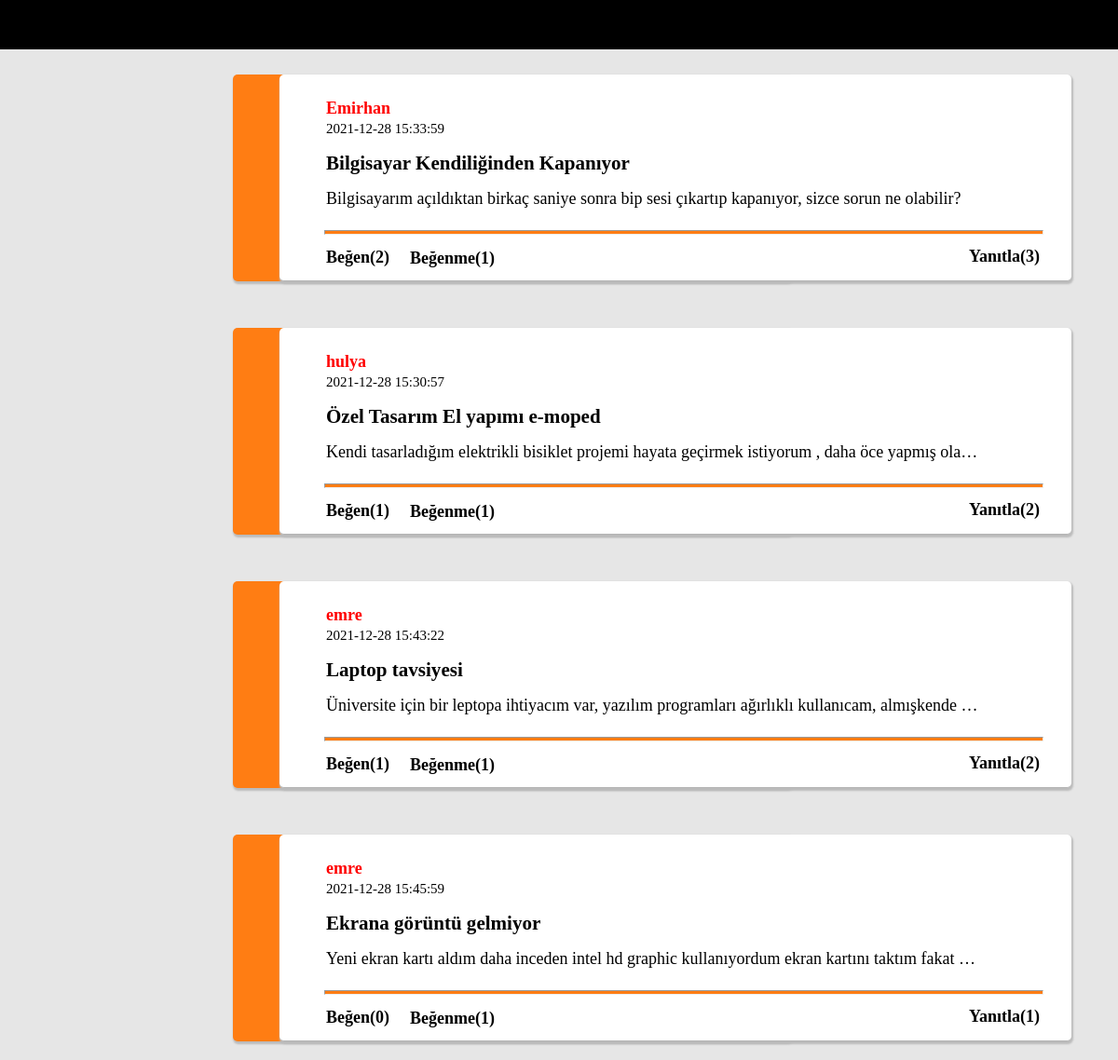
Page /project-3/Home.php?category=Teknoloji (signed in) on the committed database.
### tables this page shows
CREATE TABLE `questions` (
  `q_id` int NOT NULL,
  `q_title` varchar(100) NOT NULL,
  `question` text NOT NULL,
  `category` enum('Teknoloji','Ev/Yaşam','Spor','Sağlık') NOT NULL,
  `d_date` datetime DEFAULT CURRENT_TIMESTAMP,
  `q_username` varchar(100) NOT NULL,
  `user_id` int NOT NULL
);

### project-3/Home.php (the view, shortened to what this page needs)
<!DOCTYPE html>
<html lang="en">
<head>
    <link rel="stylesheet" href="soru2.css">
    <link rel="stylesheet" href="anasayfa2.css">
</head>
<body>
<?php
include 'config.php';
$cate2 = $_GET['category'];
$sql = "SELECT questions.*, count(likes.q_id) as like_count from questions left join likes on questions.q_id=likes.q_id  where questions.category like '$cate2' AND likes.type<2 group by questions.q_id order by like_count DESC";
$result = mysqli_query($conn,$sql);
$num_rows = mysqli_num_rows($result);
$urlal=$_SERVER['REQUEST_URI'];
if(isset($_SESSION['username'])){
    echo "<ul class='liste'>";
        echo "<li style='margin-left:20px;'><a href='q-insert-form.php?url=$urlal'>Soru Ekle</a></li>";
        echo "<li style='margin-left:20px;'><a href='Home.php'>Tüm sorular</a></li>";
        echo "<li><a href='Home.php?category=Teknoloji'>Teknoloji</a></li>";
        echo "<li><a href='Home.php?category=Ev/Yaşam'>Ev/Yaşam</a></li>";
        echo "<li><a href='Home.php?category=Spor'>Spor</a></li>";
        echo "<li><a href='Home.php?category=Sağlık'>Sağlık</a></li>";
        echo "<li style='float:right; margin-right:20px;'><a href='logout.php'>Çıkış Yap</a></li>";
    echo "</ul>";
}
else{
    echo '<p>Ana Sayfaya Ulaşmak İçin Giriş Yapınız</p>';
    echo '<p><a href="login.php">Giriş</a></p>';
}
?>
<?php
if( ( $cate2 == 'Teknoloji' ) || ( $cate2== 'Ev/Yaşam' ) || ($cate2 == 'Spor' ) || ($cate2 == 'Sağlık' )){
    $user_id = $_SESSION['user_id'];
    if($num_rows > 0){
        while($row = mysqli_fetch_assoc($result)){
            $q_id = $row['q_id'];
            echo "<div class='box1'>";
                    echo "<a href='q-page.php?q_id=$q_id&user_id=$user_id'>";
                        echo '<div class="some">';
                            echo "<h4 id='box3'>".$row['q_username']. "</h4>";
                            echo "<small id='box2'>".$row['d_date']."</small>";  echo "</br>";
                            echo "<h3 id='baslik'>".$row['q_title']."</h3>";
                            echo "<p id='soruyer'>".$row['question']."</p>";
                            $sql2 = "SELECT COUNT(*) as count FROM likes WHERE q_id = $q_id AND type=1";
                            $result2 = mysqli_query($conn,$sql2);
                            $row2 = mysqli_fetch_assoc($result2);
                            $like = $row2['count'];
                            echo "<hr class='cizgi'>";
                            $sql3 =  "SELECT * FROM likes WHERE q_id = $q_id AND user_id=$user_id AND type=1";
                            $result3 = mysqli_query($conn,$sql3);
                            $num_rows3 = mysqli_num_rows($result3);
                            if($num_rows3 > 0){
                                echo "<p class='begen'>";
                                echo "<a class='link' href='likes-delete.php?q_id=$q_id&user_id=$user_id&url=$urlal'>Beğen($like)</a>";
                                echo "</p>";
                            }else{
                                echo "<p class='begen'>";
                                echo"<a class='link' href='q-like.php?q_id=$q_id&user_id=$user_id&url=$urlal'>Beğen($like)</a>";
                                echo "</p>";
                            }
                            $sql4 = "SELECT COUNT(*) as count FROM likes WHERE q_id = $q_id AND type=2";
                            $result4 = mysqli_query($conn,$sql4);
                            $row4 = mysqli_fetch_assoc($result4);
                            $dislike = $row4['count'];
                            $sql5 =  "SELECT * FROM likes WHERE q_id = $q_id AND user_id=$user_id AND type=2";
                            $result5 = mysqli_query($conn,$sql5);
                            $num_rows5 = mysqli_num_rows($result5);
                            if($num_rows5 > 0){
                                echo "<p class='begenme'>";
                                echo "<a class='link' href='likes-delete.php?q_id=$q_id&user_id=$user_id&url=$urlal'>Beğenme($dislike)</a>";
                                echo "</p>";
                            }else{
                                echo "<p class='begenme'>";
                                echo "<a class='link' href='q-dislike.php?q_id=$q_id&user_id=$user_id&url=$urlal'>Beğenme($dislike)</a>";
                                echo "</p>";
                            }
                            $sql47 = "SELECT COUNT(*) as count FROM comment WHERE que_id = $q_id ;";
                            $result47 = mysqli_query($conn,$sql47);
                            $row47 = mysqli_fetch_assoc($result47);
                            $yanıt_say = $row47['count'];
                            $sql7="SELECT q_id from questions WHERE q_id=$q_id ";
                            $result7 = mysqli_query($conn,$sql7);
                            $num_rows7 = mysqli_num_rows($result7);
                            if($num_rows7 > 0){
                                echo "<p class='yanıtla'>";
                                echo"<a class='link' href='q-page.php?q_id=$q_id&user_id=$user_id'>Yanıtla($yanıt_say)</a>";
                                echo "</p>";
                            }
                        echo '</div>';
                    echo '</a>';
            echo '</div>';
         }
    }
}
?>

### project-3/soru2.css (style rules this page uses)
body { background-color:rgb(230, 230, 230); }
.some { width: 800px; margin: 50px; padding-left: 50px; border: 1px solid #333; border-color:rgb(180, 180, 180) ; background-color:rgb(255, 255, 255); border-left: none; border-right: none; border-top:none; padding-top: 2px; border-radius: 5px; box-shadow: 1px 2px 2px 1px rgb(187, 187, 187); font-size: 18px; }
.box1 { position: relative; top: 30px; bottom: 10px; margin-left: 250px; margin-top: 0px; margin-bottom: 0px; width: 600px; background-color: rgb(255, 125, 19); border-radius: 5px; box-shadow: 1px 2px 2px 1px rgb(187, 187, 187); }
.link { color: inherit; text-decoration: none; font-weight: bolder; }
li { float: left; }
#box2 { bottom: 50px; padding: 0; margin: 0; color: inherit; text-decoration: none; }
#box3 { color:rgb(255, 0, 0); margin-bottom: 0px; }
#baslik { width: 600px; overflow: hidden; white-space:pre; text-overflow: ellipsis; margin-top: 15px; margin-bottom: 0px; color: inherit; text-decoration: none; }
#soruyer { margin-top: 15px; width: 700px; overflow: hidden; white-space:pre; text-overflow: ellipsis; color: inherit; text-decoration: none; }
a:link { text-decoration: none; color: inherit; }
.begen { z-index: 0; position: relative; margin-top: 0px; margin-bottom: 0px; margin-right: 0px; top: 10px; width: 0px; }
.begenme { z-index: 0; position: relative; margin-top: 0px; margin-bottom: 0px; margin-right: 0px; bottom: 10px; left: 90px; width: 0px; height: 3px; }
.yanıtla { z-index: 0; position: relative; margin:0px; bottom: 15px; left:690px; width: 50px; }
.cizgi { color:rgb(255, 125, 19); height: 3px; background-color: rgb(255, 125, 19); width: 770px; position: relative; right: 16px; top: 5px; }

### project-3/anasayfa2.css (style rules this page uses)
body { margin: 0; }
.link { color: inherit; text-decoration: none; }
.liste { list-style-type: none ; color: inherit; text-decoration: none; margin: 0 auto; padding: 0; overflow: hidden; background-color: rgb(0, 0, 0); opacity: none; position: fixed; top: 0; width: 100%; z-index: 1; }
li { float: left; }
li a { color: white; padding: 16px 16px; display: block; text-decoration: none; font-size: 18px; font-family:'Trebuchet MS', 'Lucida Sans Unicode', 'Lucida Grande', 'Lucida Sans', Arial, sans-serif; }

### rows in the picture
questions: q_username "Emirhan", d_date "2021-12-28 15:33:59", q_title "Bilgisayar Kendiliğinden Kapanıyor", question "Bilgisayarım açıldıktan birkaç saniye sonra bip sesi çıkartıp kapanıyor, sizce sorun ne olabilir?", like "2", dislike "1", yanıt_say "3"
questions: q_username "hulya", d_date "2021-12-28 15:30:57", q_title "Özel Tasarım El yapımı e-moped", question "Kendi tasarladığım elektrikli bisiklet projemi hayata geçirmek istiyorum , daha öce yapmış ola…", like "1", dislike "1", yanıt_say "2"
questions: q_username "emre", d_date "2021-12-28 15:43:22", q_title "Laptop tavsiyesi", question "Üniversite için bir leptopa ihtiyacım var, yazılım programları ağırlıklı kullanıcam, almışkende…", like "1", dislike "1", yanıt_say "2"
questions: q_username "emre", d_date "2021-12-28 15:45:59", q_title "Ekrana görüntü gelmiyor", question "Yeni ekran kartı aldım daha inceden intel hd graphic kullanıyordum ekran kartını taktım fakat…", like "0", dislike "1", yanıt_say "1"
